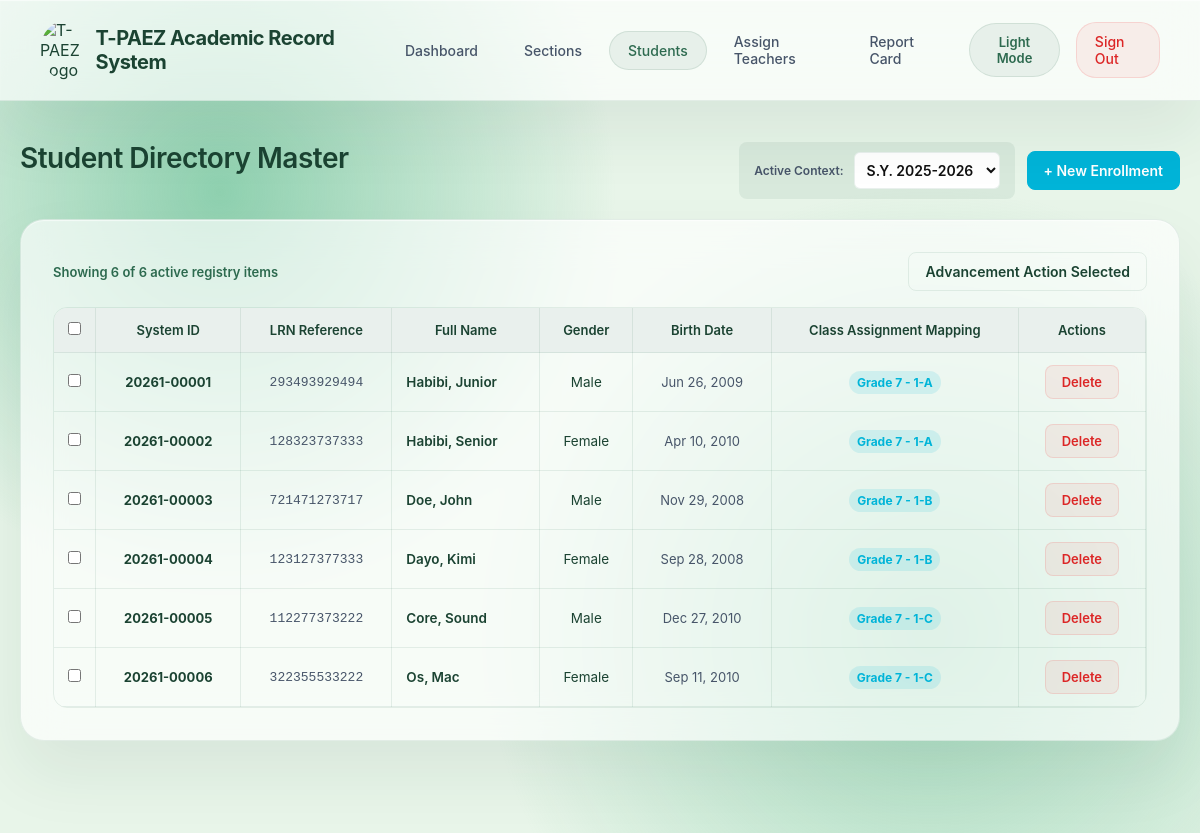
Page /students.php (signed in) on the committed database.
### tables this page shows
CREATE TABLE `students` (
  `id` int(11) NOT NULL,
  `school_id_number` varchar(20) NOT NULL,
  `name` varchar(100) NOT NULL,
  `first_name` varchar(100) DEFAULT NULL,
  `last_name` varchar(100) DEFAULT NULL,
  `lrn` varchar(12) DEFAULT NULL,
  `birth_date` date DEFAULT NULL,
  `gender` enum('Male','Female') DEFAULT NULL,
  `grade_level` int(11) NOT NULL,
  `section` varchar(50) DEFAULT NULL,
  `created_at` timestamp NOT NULL DEFAULT current_timestamp()
);

CREATE TABLE `sections` (
  `id` int(11) NOT NULL,
  `name` varchar(100) NOT NULL,
  `grade_level` int(11) NOT NULL,
  `school_year` varchar(20) NOT NULL,
  `created_at` timestamp NOT NULL DEFAULT current_timestamp()
);

### students.php (the view, shortened to what this page needs)
<?php
require_once 'includes/header.php';
require_once 'config/config.php';
$years_stmt = $pdo->query("SELECT DISTINCT school_year FROM sections ORDER BY school_year DESC");
$available_years = $years_stmt->fetchAll(PDO::FETCH_COLUMN);
$selected_sy = isset($_GET['sy']) ? $_GET['sy'] : ($available_years[0] ?? '2025-2026');
$limit = 10;
$page = isset($_GET['page']) ? max(1, intval($_GET['page'])) : 1;
$offset = ($page - 1) * $limit;
$count_stmt = $pdo->prepare("
    SELECT COUNT(DISTINCT s.id)
    FROM enrollments e
    JOIN students s ON e.student_id = s.id
    JOIN sections sec ON e.section_id = sec.id
    WHERE sec.school_year = ?
");
$count_stmt->execute([$selected_sy]);
$total_students = intval($count_stmt->fetchColumn());
$students_stmt = $pdo->prepare("
    SELECT s.id, s.school_id_number, s.lrn, s.first_name, s.last_name, s.gender, s.birth_date, sec.name as section_name, sec.grade_level
    FROM enrollments e
    JOIN students s ON e.student_id = s.id
    JOIN sections sec ON e.section_id = sec.id
    WHERE sec.school_year = ?
    ORDER BY s.school_id_number ASC
    LIMIT ? OFFSET ?
");
$students_stmt->bindValue(1, $selected_sy, PDO::PARAM_STR);
$students_stmt->bindValue(2, $limit, PDO::PARAM_INT);
$students_stmt->bindValue(3, $offset, PDO::PARAM_INT);
$students_stmt->execute();
$enrolled_students = $students_stmt->fetchAll();
?>
<div class="header-action-area">
    <h1>Student Directory Master</h1>
    <div style="display: flex; gap: 12px; align-items: center;">
        <form method="GET" class="filter-bar">
            <label style="font-size: 12px; font-weight: 600; color: var(--text-muted);">Active Context:</label>
            <select name="sy" onchange="this.form.submit()">
                <?php foreach ($available_years as $year): ?>
                    <option value="<?php echo htmlspecialchars($year); ?>" <?php echo $selected_sy == $year ? 'selected' : ''; ?>>
                        S.Y. <?php echo htmlspecialchars($year); ?>
                    </option>
                <?php endforeach; ?>
            </select>
        </form>
        <button onclick="openModal('studentModal')" class="btn-primary">+ New Enrollment</button>
    </div>
</div>
<div class="card-panel">
    <div class="action-row">
        <span style="font-size: 13px; font-weight: 600; color: var(--text-subtitle);">
            Showing <?php echo count($enrolled_students); ?> of <?php echo $total_students; ?> active registry items
        </span>
        <button type="button" class="btn-secondary" onclick="prepareBatchPromotion()">Advancement Action Selected</button>
    </div>
    <div class="table-container">
        <table class="grade-table">
            <thead>
                <tr>
                    <th style="width: 40px;"><input type="checkbox" id="toggle_master_checkbox" onclick="toggleAllCheckboxes(this)"></th>
                    <th>System ID</th>
                    <th>LRN Reference</th>
                    <th>Full Name</th>
                    <th>Gender</th>
                    <th>Birth Date</th>
                    <th>Class Assignment Mapping</th>
                    <th>Actions</th>
                </tr>
            </thead>
            <tbody>
                <?php foreach ($enrolled_students as $student): ?>
                <tr>
                    <td>
                        <input type="checkbox" name="selected_student_identities[]" value="<?php echo $student['id']; ?>" class="student-checkbox">
                    </td>
                    <td style="font-weight: 700; color: var(--text-title); font-size: 13px;"><?php echo htmlspecialchars($student['school_id_number']); ?></td>
                    <td style="font-family: monospace; color: var(--text-muted); font-size: 13px;"><?php echo htmlspecialchars($student['lrn']); ?></td>
                    <td style="text-align: left; font-weight: 600; color: var(--text-title);">
                        <?php echo htmlspecialchars($student['last_name'] . ', ' . $student['first_name']); ?>
                    </td>
                    <td><?php echo htmlspecialchars($student['gender']); ?></td>
                    <td style="font-size: 13px; color: var(--text-muted);">
                        <?php echo $student['birth_date'] ? date('M d, Y', strtotime($student['birth_date'])) : '—'; ?>
                    </td>
                    <td>
                        <span class="badge">Grade <?php echo htmlspecialchars($student['grade_level'] . ' - ' . $student['section_name']); ?></span>
                    </td>
                    <td>
                        <a href="?delete_id=<?php echo $student['id']; ?>&sy=<?php echo urlencode($selected_sy); ?>" class="delete" onclick="return confirm('WARNING: Erasing this permanent profile completely clears all historical enrollment nodes and structural scores across all years. Proceed?')">Delete</a>
                    </td>
                </tr>
                <?php endforeach; ?>
            </tbody>
        </table>
    </div>
</div>
<?php require_once 'includes/footer.php'; ?>

### includes/header.php (shortened to what this page needs)
<?php
$current_page = basename($_SERVER['PHP_SELF']);
?>
<!DOCTYPE html>
<html lang="en">
<head>
    <link rel="stylesheet" href="style.css">
    </head>
<head>
    <link rel="stylesheet" href="css/style.css?v=<?php echo time(); ?>">
</head>
<body>
    <div class="ambient-glow-1"></div>
    <div class="ambient-glow-2"></div>
    <div class="header">
        <img src="https://encrypted-tbn0.gstatic.com/images?q=tbn:ANd9GcQ-_Nssj-vBA66Npb16JJfkH129sz0OyrrrhQ&s" alt="T-PAEZ Logo" style="height: 60px; width: 60px; border-radius: 70%; object-fit: cover; background-color: transparent;">
        <div class="logo">T-PAEZ Academic Record System</div>
        <div class="nav" style="display: flex; align-items: center; gap: 8px; flex-wrap: nowrap;">
            <a href="dashboard.php" class="<?php echo ($current_page == 'dashboard.php') ? 'active' : ''; ?>">Dashboard</a>
            <?php if (isset($_SESSION['role']) && $_SESSION['role'] === 'admin'): ?>
                <a href="sections.php" class="<?php echo ($current_page == 'sections.php') ? 'active' : ''; ?>">Sections</a>
                <a href="students.php" class="<?php echo ($current_page == 'students.php') ? 'active' : ''; ?>">Students</a>
                <a href="assign_teachers.php" class="<?php echo ($current_page == 'assign_teachers.php') ? 'active' : ''; ?>">Assign Teachers</a>
            <?php endif; ?>
            <a href="report_card.php" class="<?php echo ($current_page == 'report_card.php') ? 'active' : ''; ?>">Report Card</a>
            <button class="theme-toggle-btn" id="themeToggle" style="margin-left: 8px;">
                <span id="themeText">Light Mode</span>
            </button>
            <a href="logout.php" class="logout-btn" style="margin-left: 8px;">Sign Out</a>
        </div>
    </div>
    <div class="container">

### includes/footer.php (shortened to what this page needs)
</div>
</body>
</html>

### includes/header.php (style rules this page uses)
html, body { background: #e8f5e9; }

### students.php (style rules this page uses)
.header-action-area { display: flex; justify-content: space-between; align-items: center; margin-bottom: 20px; flex-wrap: wrap; gap: 15px; }
.filter-bar { display: flex; align-items: center; gap: 10px; background: var(--mode-btn-bg, rgba(0,0,0,0.04)); padding: 10px 15px; border-radius: 8px; }
.filter-bar select { padding: 8px; border-radius: 6px; border: 1px solid var(--border-card); background: #fff; color: #111; font-weight: 600; }
.btn-primary { background-color: #00b4d8; color: #ffffff; border: 1px solid #00b4d8; padding: 10px 16px; border-radius: 8px; font-weight: 600; font-size: 14px; cursor: pointer; transition: all 0.2s ease; }
.btn-secondary { background-color: transparent; color: var(--text-title, #111111); border: 1px solid var(--border-card, #d1d5db); padding: 10px 16px; border-radius: 8px; font-weight: 600; font-size: 14px; cursor: pointer; transition: all 0.2s ease; }
.badge { background: #00b4d820; color: #00b4d8; padding: 4px 8px; border-radius: 12px; font-size: 12px; font-weight: 700; }
.action-row { display: flex; justify-content: space-between; align-items: center; margin-bottom: 12px; }

### rows in the picture
students: school_id_number "20261-00001", lrn "293493929494", last_name+first_name "Habibi, Junior", gender "Male", birth_date "Jun 26, 2009", sections.grade_level+name "7 - 1-A"
students: school_id_number "20261-00002", lrn "128323737333", last_name+first_name "Habibi, Senior", gender "Female", birth_date "Apr 10, 2010", sections.grade_level+name "7 - 1-A"
students: school_id_number "20261-00003", lrn "721471273717", last_name+first_name "Doe, John", gender "Male", birth_date "Nov 29, 2008", sections.grade_level+name "7 - 1-B"
students: school_id_number "20261-00004", lrn "123127377333", last_name+first_name "Dayo, Kimi", gender "Female", birth_date "Sep 28, 2008", sections.grade_level+name "7 - 1-B"
students: school_id_number "20261-00005", lrn "112277373222", last_name+first_name "Core, Sound", gender "Male", birth_date "Dec 27, 2010", sections.grade_level+name "7 - 1-C"
students: school_id_number "20261-00006", lrn "322355533222", last_name+first_name "Os, Mac", gender "Female", birth_date "Sep 11, 2010", sections.grade_level+name "7 - 1-C"

### other values in the picture
count($enrolled_students) "6"
$total_students "6"
